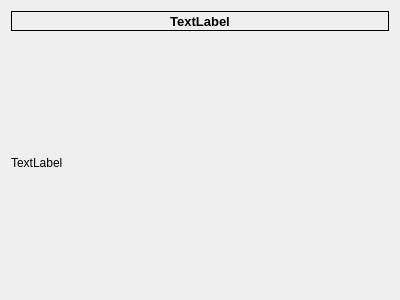
<?xml version="1.0" encoding="UTF-8"?>
<ui version="4.0">
 <class>DialogPhotoView</class>
 <widget class="QDialog" name="DialogPhotoView">
  <property name="geometry">
   <rect>
    <x>0</x>
    <y>0</y>
    <width>400</width>
    <height>300</height>
   </rect>
  </property>
  <property name="windowTitle">
   <string>Фото</string>
  </property>
  <layout class="QVBoxLayout" name="verticalLayout">
   <item>
    <widget class="QLabel" name="labInfo">
     <property name="maximumSize">
      <size>
       <width>16777215</width>
       <height>20</height>
      </size>
     </property>
     <property name="font">
      <font>
       <pointsize>10</pointsize>
       <weight>75</weight>
       <bold>true</bold>
      </font>
     </property>
     <property name="frameShape">
      <enum>QFrame::Box</enum>
     </property>
     <property name="text">
      <string>TextLabel</string>
     </property>
     <property name="alignment">
      <set>Qt::AlignCenter</set>
     </property>
    </widget>
   </item>
   <item>
    <widget class="QLabelClickable" name="labView">
     <property name="frameShape">
      <enum>QFrame::NoFrame</enum>
     </property>
     <property name="text">
      <string>TextLabel</string>
     </property>
    </widget>
   </item>
  </layout>
 </widget>
 <customwidgets>
  <customwidget>
   <class>QLabelClickable</class>
   <extends>QLabel</extends>
   <header>qlabelclickable.h</header>
  </customwidget>
 </customwidgets>
 <resources/>
 <connections/>
</ui>
